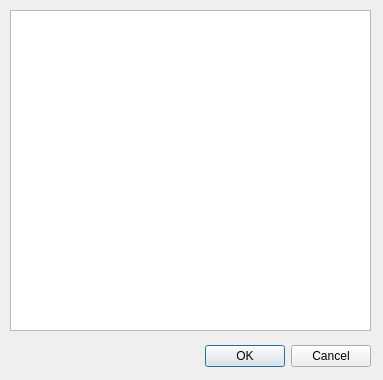
<?xml version="1.0" encoding="UTF-8"?>
<ui version="4.0">
 <class>PluginDialog</class>
 <widget class="QDialog" name="PluginDialog">
  <property name="windowModality">
   <enum>Qt::ApplicationModal</enum>
  </property>
  <property name="geometry">
   <rect>
    <x>0</x>
    <y>0</y>
    <width>383</width>
    <height>380</height>
   </rect>
  </property>
  <property name="windowTitle">
   <string>Plugin Manager</string>
  </property>
  <widget class="QDialogButtonBox" name="buttonBox">
   <property name="geometry">
    <rect>
     <x>10</x>
     <y>340</y>
     <width>361</width>
     <height>32</height>
    </rect>
   </property>
   <property name="orientation">
    <enum>Qt::Horizontal</enum>
   </property>
   <property name="standardButtons">
    <set>QDialogButtonBox::Cancel|QDialogButtonBox::Ok</set>
   </property>
  </widget>
  <widget class="QListWidget" name="listWidget">
   <property name="geometry">
    <rect>
     <x>10</x>
     <y>10</y>
     <width>361</width>
     <height>321</height>
    </rect>
   </property>
  </widget>
 </widget>
 <resources/>
 <connections>
  <connection>
   <sender>buttonBox</sender>
   <signal>accepted()</signal>
   <receiver>PluginDialog</receiver>
   <slot>accept()</slot>
   <hints>
    <hint type="sourcelabel">
     <x>248</x>
     <y>254</y>
    </hint>
    <hint type="destinationlabel">
     <x>157</x>
     <y>274</y>
    </hint>
   </hints>
  </connection>
  <connection>
   <sender>buttonBox</sender>
   <signal>rejected()</signal>
   <receiver>PluginDialog</receiver>
   <slot>reject()</slot>
   <hints>
    <hint type="sourcelabel">
     <x>316</x>
     <y>260</y>
    </hint>
    <hint type="destinationlabel">
     <x>286</x>
     <y>274</y>
    </hint>
   </hints>
  </connection>
 </connections>
</ui>
